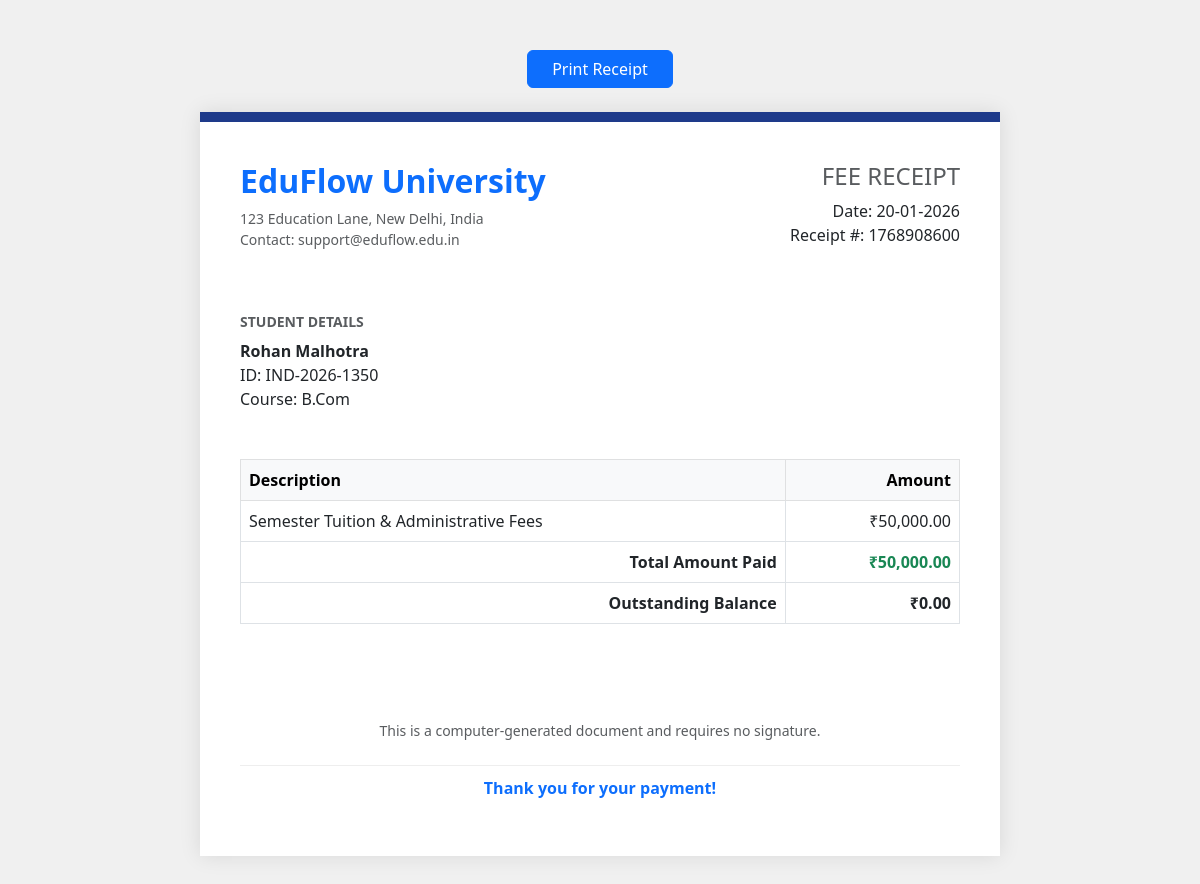
Screenshot of /views/generate_receipt.php?user_id=351 with the database file from the repository.
### tables this page shows
CREATE TABLE `users` (
  `id` int(11) NOT NULL,
  `full_name` varchar(100) NOT NULL,
  `email` varchar(100) NOT NULL,
  `password` varchar(255) NOT NULL,
  `role` enum('admin','student','faculty') DEFAULT 'student',
  `created_at` timestamp NOT NULL DEFAULT current_timestamp()
);

CREATE TABLE `student_details` (
  `id` int(11) NOT NULL,
  `user_id` int(11) DEFAULT NULL,
  `roll_number` varchar(20) DEFAULT NULL,
  `course` varchar(50) DEFAULT NULL,
  `phone` varchar(15) DEFAULT NULL,
  `address` text DEFAULT NULL,
  `photo` varchar(255) DEFAULT 'default_user.png'
);

CREATE TABLE `fees` (
  `id` int(11) NOT NULL,
  `user_id` int(11) DEFAULT NULL,
  `total_amount` decimal(10,2) DEFAULT NULL,
  `paid_amount` decimal(10,2) DEFAULT NULL,
  `due_date` date DEFAULT NULL,
  `status` enum('Paid','Pending','Overdue') DEFAULT 'Pending'
);

### views/generate_receipt.php (the view, shortened to what this page needs)
<?php
require_once('../includes/db_connect.php');
$stu_id = $_GET['user_id'];
$query = "SELECT u.full_name, u.email, s.roll_number, s.course, f.* FROM users u
          JOIN student_details s ON u.id = s.user_id
          JOIN fees f ON u.id = f.user_id
          WHERE u.id = '$stu_id'";
$data = mysqli_fetch_assoc(mysqli_query($conn, $query));
?>
<!DOCTYPE html>
<html lang="en">
<head>
    <link href="https://cdn.jsdelivr.net/npm/bootstrap@5.3.0/dist/css/bootstrap.min.css" rel="stylesheet">
</head>
<body>
    <div class="text-center mb-4 no-print">
        <button onclick="window.print()" class="btn btn-primary px-4">Print Receipt</button>
    </div>
    <div class="receipt-card">
        <div class="d-flex justify-content-between mb-5">
            <div>
                <h2 class="fw-bold text-primary">EduFlow University</h2>
                <p class="text-muted small">123 Education Lane, New Delhi, India<br>Contact: support@eduflow.edu.in</p>
            </div>
            <div class="text-end">
                <h4 class="text-uppercase text-muted">Fee Receipt</h4>
                <p class="mb-0">Date: <?php echo date('d-m-Y'); ?></p>
                <p>Receipt #: <?php echo time(); ?></p>
            </div>
        </div>
        <div class="row mb-5">
            <div class="col-6">
                <h6 class="text-muted text-uppercase small fw-bold">Student Details</h6>
                <p class="mb-0"><strong><?php echo $data['full_name']; ?></strong></p>
                <p class="mb-0">ID: <?php echo $data['roll_number']; ?></p>
                <p class="mb-0">Course: <?php echo $data['course']; ?></p>
            </div>
        </div>
        <table class="table table-bordered">
            <thead class="table-light">
                <tr>
                    <th>Description</th>
                    <th class="text-end">Amount</th>
                </tr>
            </thead>
            <tbody>
                <tr>
                    <td>Semester Tuition & Administrative Fees</td>
                    <td class="text-end">₹<?php echo number_format($data['total_amount'], 2); ?></td>
                </tr>
                <tr class="fw-bold">
                    <td class="text-end">Total Amount Paid</td>
                    <td class="text-end text-success">₹<?php echo number_format($data['paid_amount'], 2); ?></td>
                </tr>
                <tr class="fw-bold text-danger">
                    <td class="text-end">Outstanding Balance</td>
                    <td class="text-end">₹<?php echo number_format($data['total_amount'] - $data['paid_amount'], 2); ?></td>
                </tr>
            </tbody>
        </table>
        <div class="mt-5 pt-5 text-center">
            <p class="small text-muted">This is a computer-generated document and requires no signature.</p>
            <div class="mt-4" style="border-top: 1px solid #eee; padding-top: 10px;">
                <p class="fw-bold text-primary">Thank you for your payment!</p>
            </div>
        </div>
    </div>
</body>
</html>

### views/generate_receipt.php (style rules this page uses)
body { background: #f0f0f0; padding: 50px; }
.receipt-card { background: white; padding: 40px; border-radius: 0; box-shadow: 0 0 20px rgba(0,0,0,0.1); max-width: 800px; margin: auto; border-top: 10px solid #1e3a8a; }

### rows the page displays
users: full_name "Rohan Malhotra", student_details.roll_number "IND-2026-1350", student_details.course "B.Com", fees.total_amount "50,000.00", fees.paid_amount "50,000.00", fees.total_amount+paid_amount "0.00"
